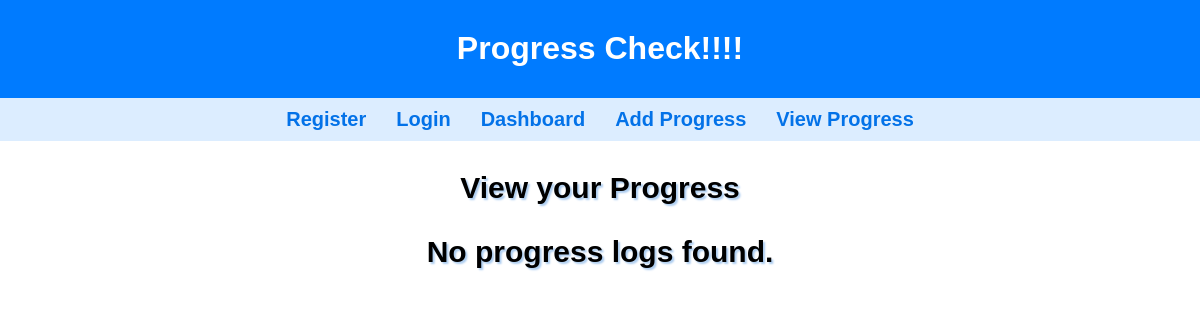
Page /view_progress (signed in) on the earlier database version.
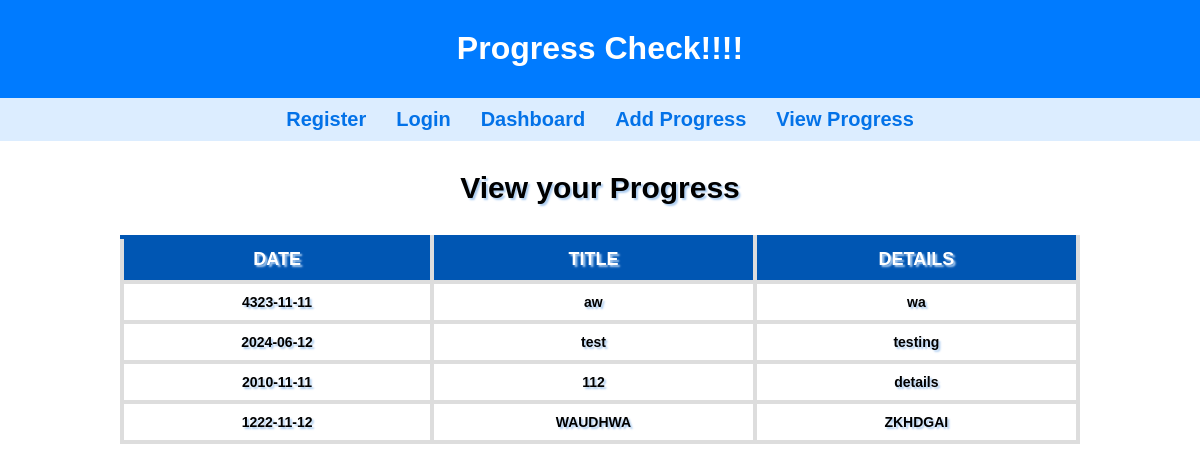
Same page on the later database version.
### tables this page shows
CREATE TABLE ProgressLogs (
    id INTEGER PRIMARY KEY AUTOINCREMENT,
    user_id INTEGER NOT NULL,
    date TEXT NOT NULL,
    title TEXT NOT NULL,
    details TEXT NOT NULL,
    image_path TEXT
);

### app.py (the view)
@app.route('/view_progress', methods=['GET', 'POST'])
def view_progress():
    if 'user_id' not in session:
        flash("Please log in to view your progress.", 'error')
        return redirect(url_for('login'))
    conn = get_db_connection()
    cursor = conn.cursor()
    cursor.execute(f'SELECT * FROM ProgressLogs WHERE user_id = {session["user_id"]} ORDER BY date DESC')
    posts = cursor.fetchall()
    conn.close()
    return render_template('viewProgress.html', posts = posts)

### app.py (called while the page is built)
def get_db_connection():
    conn = sqlite3.connect('database.db')
    conn.row_factory = sqlite3.Row  # Allows accessing columns by name
    return conn

### templates/viewProgress.html (shortened to what this page needs)
{% extends 'base.html' %}
{% block heading %}Progress Check!!!!{% endblock %}
{% block content %}
    <p>View your Progress</p>
    {% if posts %}
        <table>
                <tr>
                    <th>DATE</th>
                    <th>TITLE</th>
                    <th>DETAILS</th>
                </tr>
            {% for post in posts %}
                <tr>
                    <td>{{ post.date }}</td>
                    <td>{{ post.title }}</td>
                    <td>{{ post.details }}</td>
                </tr>
            {% endfor %}
        </table>
    {% else %}
        <p>No progress logs found.</p>
    {% endif %}
{% endblock %}

Differences in the rows shown:
added ProgressLogs: date "4323-11-11", title "aw", details "wa"
added ProgressLogs: date "2024-06-12", title "test", details "testing"
added ProgressLogs: date "2010-11-11", title "112", details "details"
added ProgressLogs: date "1222-11-12", title "WAUDHWA", details "ZKHDGAI"
Other differences:
text no longer shown: "No progress logs found."
text now shown: "DATE TITLE DETAILS"
